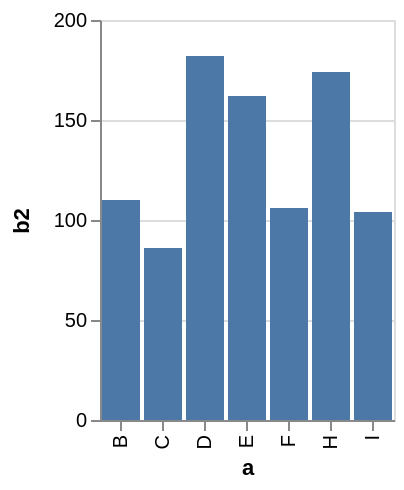

Write a Vega-Lite specification for this figure.
### Vega specification from a JSON file in a GitHub repository (floating-point values rounded to 4 significant figures)
{"$schema": "https://vega.github.io/schema/vega/v3.0.json", "description": "A simple bar chart with embedded data that uses a filter and calculate.", "autosize": "pad", "padding": 5, "style": "cell", "data": [{"name": "source_0", "values": [{"a": "A", "b": 28}, {"a": "B", "b": 55}, {"a": "C", "b": 43}, {"a": "G", "b": 19}, {"a": "H", "b": 87}, {"a": "I", "b": 52}, {"a": "D", "b": 91}, {"a": "E", "b": 81}, {"a": "F", "b": 53}]}, {"name": "data_0", "source": "source_0", "transform": [{"type": "formula", "expr": "2*datum.b", "as": "b2"}, {"type": "filter", "expr": "datum.b2 > 60"}, {"type": "filter", "expr": "datum[\"b2\"] !== null && !isNaN(datum[\"b2\"])"}]}], "signals": [{"name": "x_step", "value": 21}, {"name": "width", "update": "bandspace(domain('x').length, 0.1, 0.05) * x_step"}, {"name": "height", "update": "200"}], "marks": [{"name": "marks", "type": "rect", "role": "bar", "style": ["bar"], "from": {"data": "data_0"}, "encode": {"update": {"x": {"scale": "x", "field": "a"}, "width": {"scale": "x", "band": true}, "y": {"scale": "y", "field": "b2"}, "y2": {"scale": "y", "value": 0}, "fill": {"value": "#4c78a8"}}}}], "scales": [{"name": "x", "type": "band", "domain": {"data": "data_0", "field": "a", "sort": true}, "range": {"step": {"signal": "x_step"}}, "round": true, "paddingInner": 0.1, "paddingOuter": 0.05}, {"name": "y", "type": "linear", "domain": {"data": "data_0", "field": "b2"}, "range": [{"signal": "height"}, 0], "round": true, "nice": true, "zero": true}], "axes": [{"scale": "x", "labelOverlap": true, "orient": "bottom", "title": "a", "zindex": 1, "encode": {"labels": {"update": {"angle": {"value": 270}, "align": {"value": "right"}, "baseline": {"value": "middle"}}}}}, {"scale": "y", "labelOverlap": true, "orient": "left", "tickCount": {"signal": "ceil(height/40)"}, "title": "b2", "zindex": 1}, {"scale": "y", "domain": false, "grid": true, "labels": false, "maxExtent": 0, "minExtent": 0, "orient": "left", "tickCount": {"signal": "ceil(height/40)"}, "ticks": false, "zindex": 0, "gridScale": "x"}], "config": {"axis": {"domainColor": "#888", "tickColor": "#888"}, "axisY": {"minExtent": 30}}}
